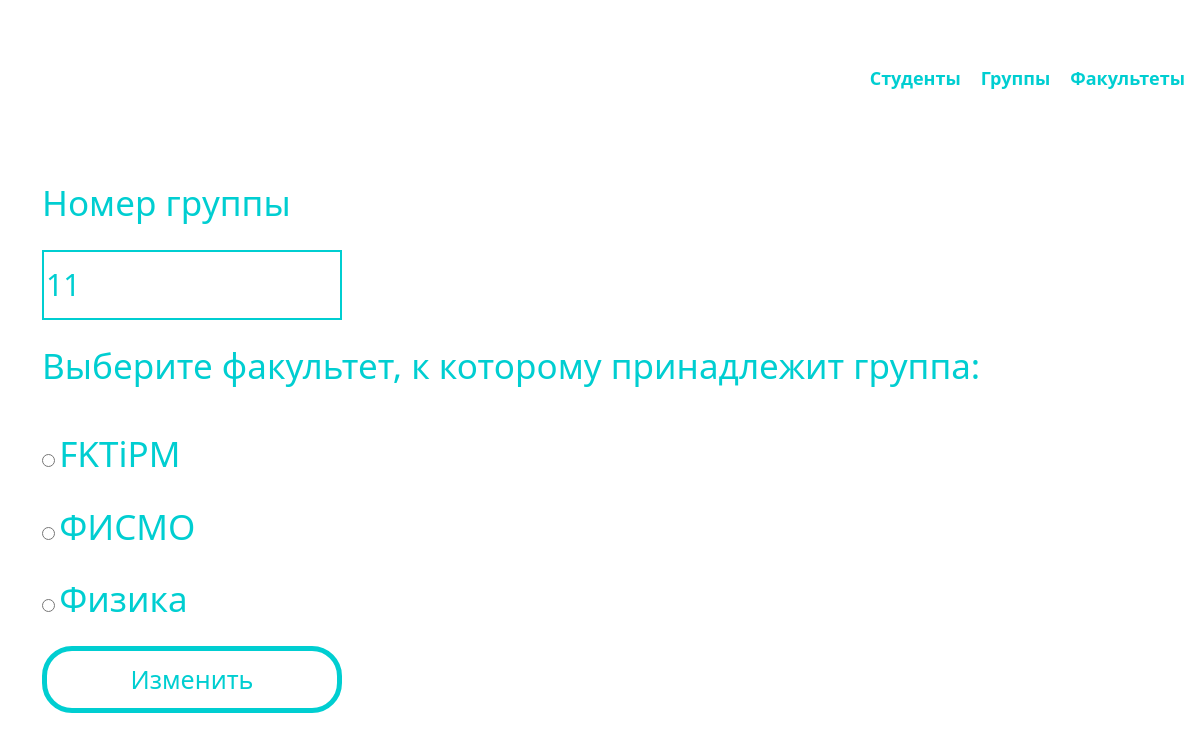
Screenshot of /Forms/groups/2/ with the database file from the repository.
### Forms/models.py (models this page shows, shortened)
class Groups(models.Model):
    group_num = models.CharField(max_length=50, verbose_name = 'Номер группы')
    fakulcy_id = models.ForeignKey(Fakulcies, on_delete=models.CASCADE, verbose_name = 'Факультет')
    objects = DataManager()
    class Meta:
        verbose_name = 'Группа'
        verbose_name_plural = 'Группы'

class Fakulcies(models.Model):
    fakulcy_name = models.CharField(max_length=100, verbose_name = 'Название факультета')
    objects = DataManager()
    class Meta:
        verbose_name = 'Факультет'
        verbose_name_plural = 'Факультеты'

### Forms/views.py (the view)
# urls.py: path('groups/<int:pk>/', views.DetailViewGroups.as_view(), name='group_detail'),
class DetailViewGroups(generic.DetailView):
    model = Groups
    template_name = 'Forms/group_detail.html'
    def get_context_data(self, **kwargs):
        context = super(DetailViewGroups, self).get_context_data(**kwargs)
        context['faks_list'] = Fakulcies.objects.all()
        return context

### Forms/templates/Forms/group_detail.html (shortened to what this page needs)
{% extends 'base.html' %}
{% block content %}
    <form action="{% url 'Forms:edit_group' groups.id %}" method="post">
        <label for="gr_name">Номер группы</label>
    <input type="text" name="group_num" id="gr_name" value="{{ groups.group_num }}">
        <p>Выберите факультет, к которому принадлежит группа:</p>
        <div class="checkbox">
        {% for fak in faks_list %}
            <input type="radio" name="fak" id="fak{{ forloop.counter }}" value="{{ fak.id }}">
            <label for="fak{{ forloop.counter }}">{{ fak.fakulcy_name }}</label><br>
        {% endfor %}
        </div>
    <input type="submit" value="Изменить">
    </form>
{% endblock %}

### Forms/static/css/my_css.css (style rules this page uses)
body { display: flex; flex-direction: column; justify-content: space-between; background: white; }
input[type='text'] { margin-top:20px; width:300px; height:70px; font-size:30px; }
form { display: flex; flex-direction: column; }
input { border: #00CED1 solid 2px; color:#00CED1; }
form input { max-width:300px; }
form label,form p { margin-top: 20px; color:#00CED1; font-size:35px; }
input[type="submit"] { border: #00CED1 solid 5px; border-radius: 30px; background-color: white; padding:10px; font-size:25px; color:#00CED1; margin-top:20px; }

### rows the page displays
Groups: group_num "11"
Fakulcies: fakulcy_name "FKTiPM"
Fakulcies: fakulcy_name "ФИСМО"
Fakulcies: fakulcy_name "Физика"
